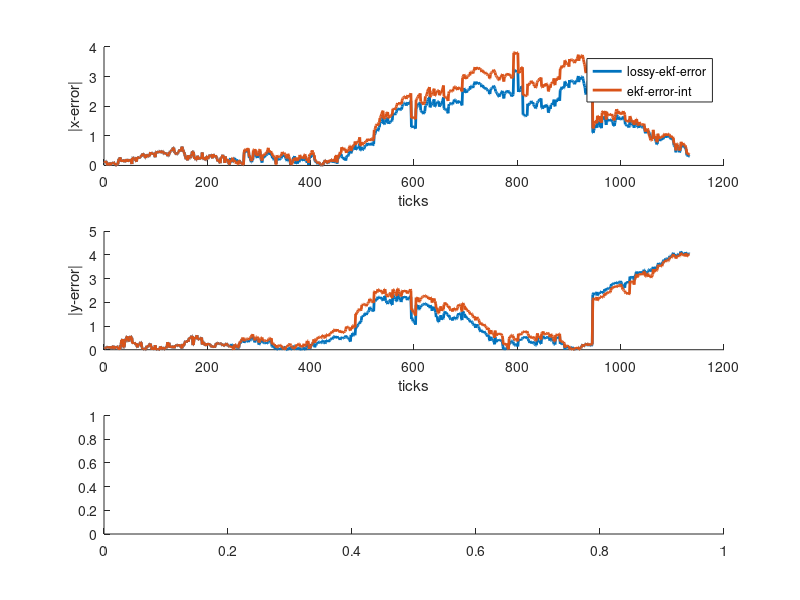

Recreate this plot in MATLAB. (Note: this script raises an error after producing the figure.)
close all;
clear;
clc;

% 定义常量
dataset_name = 'm2';
specific_run = 'm2_p005';

% 原始随机丢包数据集
loss_data = load('SLAM_Error_Data.mat');
e_ekf = loss_data.(dataset_name).e_ekf.(specific_run);
ekf_eN2 = loss_data.(dataset_name).ekf_eN2.(specific_run);

% 修改KF算法的丢包数据集
intermittent_data = load('Int_SLAM_Error_Data.mat');
e_ekf_int = intermittent_data.(dataset_name).e_ekf.(specific_run);
ekf_int_eN2 = intermittent_data.(dataset_name).ekf_eN2.(specific_run);


length = size(e_ekf_int,2);

% 创建误差图形
fig2 = figure;
hold on
ticks = 1:1:length;

% 绘制x方向的误差
subplot(3,1,1)
hold on
plot(ticks,e_ekf(1,:),'linewidth',2);
plot(ticks,e_ekf_int(1,:),'linewidth',2);
xlabel("ticks")
ylabel("|x-error|")
legend('lossy-ekf-error','ekf-error-int');

% 绘制y方向的误差
subplot(3,1,2)
hold on
plot(ticks,e_ekf(2,:),'linewidth',2);
plot(ticks,e_ekf_int(2,:),'linewidth',2);
xlabel("ticks")
ylabel("|y-error|")

% 绘制角度的误差
subplot(3,1,3)
hold on
plot(ticks,pi_to_pi(e_ekf(3,:)),'linewidth',2);
plot(ticks,pi_to_pi(e_ekf_int(3,:)),'linewidth',2);
xlabel("ticks")
ylabel("|\phi-error|")
hold off

%% 绘制总误差
fig3 = figure;
hold on
plot(ticks,ekf_eN2,'linewidth',2);
plot(ticks,ekf_int_eN2,'linewidth',2);
xlabel("ticks")
ylabel("error")
legend('lossy-ekf-error','ekf-error-int');


%% 箱型图
fig4 = figure;
% 将两个误差范数数据集组合到一个矩阵中
combined_errors = [ekf_eN2(:) ekf_int_eN2(:)];
% 创建一个用于标识数据集的组向量
group = [ones(size(ekf_eN2(:))); 2 * ones(size(ekf_int_eN2(:)))];
% 生成箱型图
boxplot(combined_errors, group, 'Labels', {'EKF without Intermittent', 'EKF with Intermittent'}, 'Whisker', 2);
title('Boxplot Comparison of EKF Error Norms');
ylabel('Error Norm');
xlabel('EKF Implementation');
% 展示图形
hold off


% 计算误差范数的差分，来观察误差是如何快速减少的
ekf_error_diff = diff(ekf_eN2);
ekf_int_error_diff = diff(ekf_int_eN2);

% 可视化误差范数的变化速率
fig5 = figure;
plot(ticks(1:end-1), abs(ekf_error_diff), 'LineWidth', 2);
hold on;
plot(ticks(1:end-1), abs(ekf_int_error_diff), 'LineWidth', 2);
xlabel('Time Steps');
ylabel('Change in Error Norm');
title('Convergence Speed of EKF Error Norms');
legend('EKF without Intermittent', 'EKF with Intermittent');
grid on;

%% 打印误差范数数据
% 计算统计数据
mean_error_norm = mean(ekf_eN2);
std_error_norm = std(ekf_eN2);
max_error_norm = max(ekf_eN2);
mean_change_rate = mean(abs(diff(ekf_eN2)));

% 输出结果
fprintf('平均误差范数: %f\n', mean_error_norm);
fprintf('误差范数标准差: %f\n', std_error_norm);
fprintf('最大误差范数: %f\n', max_error_norm);
fprintf('误差范数变化的平均速度: %f\n\n', mean_change_rate);


% 计算统计数据
mean_error_norm_int = mean(ekf_int_eN2);
std_error_norm_int = std(ekf_int_eN2);
max_error_norm_int = max(ekf_int_eN2);
mean_change_rate_int = mean(abs(diff(ekf_int_eN2)));

% 输出结果
fprintf('平均误差范数: %f\n', mean_error_norm_int);
fprintf('误差范数标准差: %f\n', std_error_norm_int);
fprintf('最大误差范数: %f\n', max_error_norm_int);
fprintf('误差范数变化的平均速度: %f\n', mean_change_rate_int);

